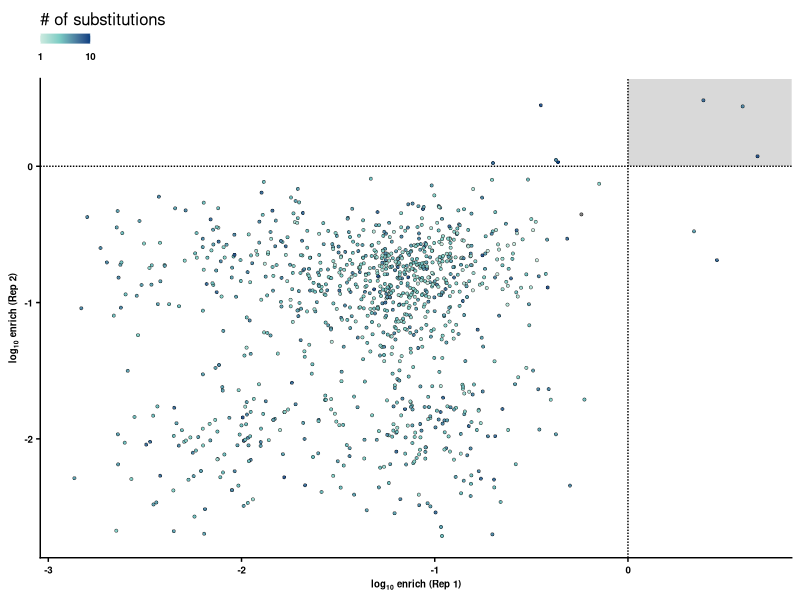

This chart was generated by the following R code:
#R code
library(ggplot2)
library(scales)
library(RColorBrewer)
library(readr)
library(tidyr)
library(reshape)
library(stringr)
library(dplyr)
library(ggrepel)
library(gridExtra)
require(cowplot)

PlotCompareFit_Rep <- function(Italy20_data, graphname){
    textsize <- 7
    colorscale  <- c(brewer.pal(9,"GnBu"))
    p <- ggplot() +
           geom_rect(data=NULL,aes(xmin=0,xmax=Inf,ymin=0,ymax=Inf), color=NA, fill='grey85', alpha=1) +
           geom_point(data=Italy20_data, aes(x=log10(Rep1Enrich), y=log10(Rep2Enrich),fill=mutclass),
                      pch=21, size=1, alpha=1, stroke=0.2) +
           geom_vline(xintercept=0, lty="11", col = 'black') +
           geom_hline(yintercept=0, lty="11", col = 'black') +
           scale_fill_gradient2(limits=c(1,10),midpoint=4.5,low=colorscale[1],mid=colorscale[5],high=colorscale[9],
                            breaks=c(1,10),labels=c(1,10),
                            name='# of substitutions',
                            guide=guide_colorbar(title.position="top",
                                                 title.vjust=0,
                                                 label.position="bottom")) +
           theme_cowplot(12) +
           theme(axis.title=element_text(size=textsize,face="bold"),
                 axis.text=element_text(size=textsize,face="bold"),
                 legend.title=element_blank(),
                 legend.key.size=unit(0.1,'in'),
                 legend.spacing.x=unit(0.03, 'in'),
                 legend.text=element_text(size=textsize,face="bold"),
                 legend.position='top') +
           labs(x=expression(bold(log['10']~enrich~'(Rep 1)')),y=expression(bold(log['10']~enrich~'(Rep 2)')))
    ggsave(graphname,p,height=2.8,width=2.5,dpi=600, bg='white')
    } 

Italy20_data <- read_tsv('data/Ita20HA_MultiMutLib_filtered.tsv') %>%
                  filter(grepl('L194P', mut)) %>%
                  mutate(mutclass=mutclass-1)
print (Italy20_data)
PlotCompareFit_Rep(Italy20_data,'graph/Italy20_mutlib_rep_compare.png')
